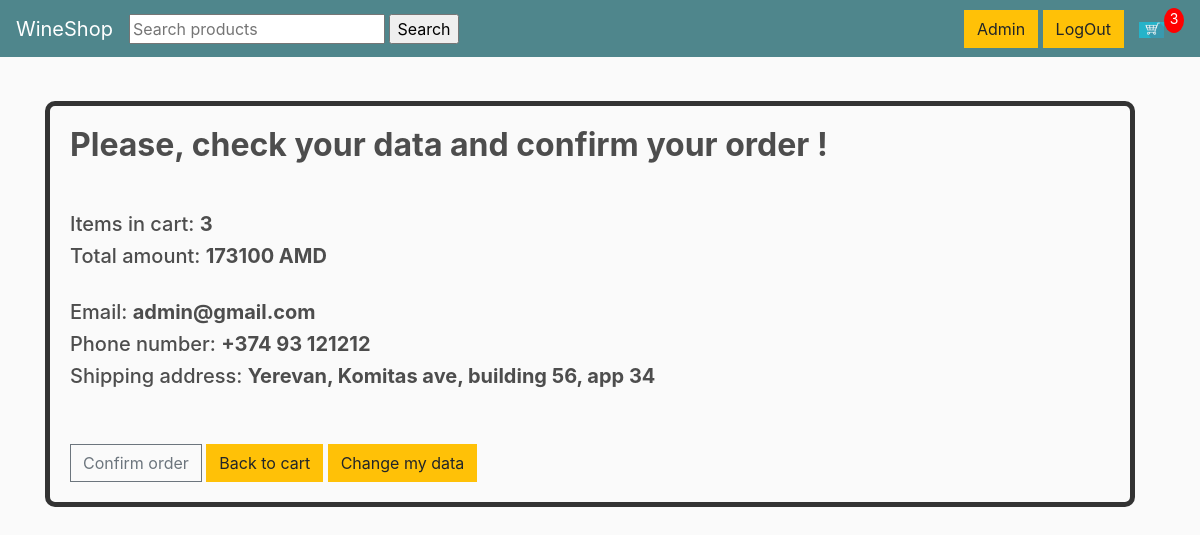
The app's page /confirm/ (signed in), older data.
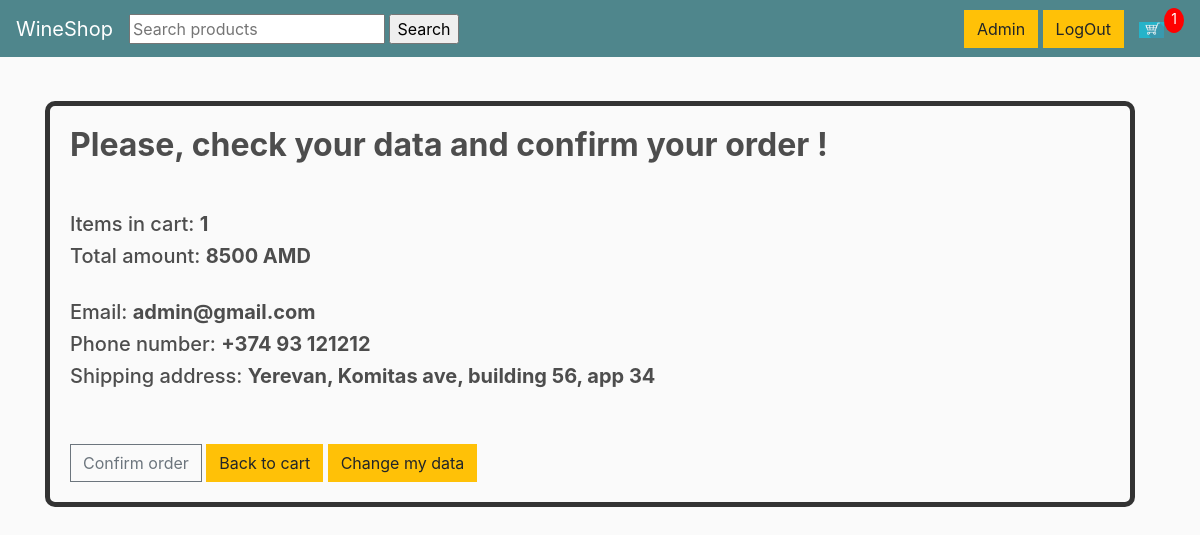
The same page, newer data.
### store/models.py (models this page shows, shortened)
class Order(models.Model):
    user = models.ForeignKey(User, on_delete=models.SET_NULL, null=True, blank=True)
    date_order = models.DateTimeField(auto_now_add=True)
    complete = models.BooleanField(default=False, null=True, blank=False)
    transaction_id = models.CharField(max_length=200, null=True)
    @property
    def get_cart_total(self):
        orderitems = self.orderitem_set.all()
        total = sum([item.get_total for item in orderitems])
        return total
    @property
    def get_cart_items(self):
        orderitems = self.orderitem_set.all()
        total = sum([item.quantity for item in orderitems])
        return total

class OrderItem(models.Model):
    product = models.ForeignKey(Product, on_delete=models.SET_NULL, blank=True, null=True)
    order = models.ForeignKey(Order, on_delete=models.SET_NULL, blank=True, null=True)
    quantity = models.IntegerField(default=0, null=True, blank=True)
    date_added = models.DateTimeField(auto_now_add=True)
    @property
    def get_total(self):
        total = self.product.price * self.quantity
        return total

class Product(models.Model):
    name = models.CharField(max_length=200, null=True)
    price = models.DecimalField(max_digits=20, decimal_places=0)
    image = models.ImageField(null=True, blank=True)
    category = models.CharField(max_length=200, null=True)
    capacity = models.IntegerField(null=True)
    country = models.CharField(max_length=200, null=True)
    brand = models.TextField(null=True)
    percent_of_alcohol = models.FloatField(null=True)

### store/views.py (the view)
# urls.py: path('confirm/', views.confirm, name='Confirm'),
@login_required()
def confirm(request):
    data = cartData(request)
    cartItems = data['cartItems']
    order = data['order']
    items = data['items']
    profile = Profile.objects.get(user=request.user.id)
    context = {'items': items, 'order': order, 'cartItems': cartItems, 'profile': profile}
    return render(request, 'store/confirm_order.html', context)

### store/utils.py (called while the page is built)
def cartData(request):
    if request.user.is_authenticated:
        user = request.user
        order, created = Order.objects.get_or_create(user=user, complete=False)
        items = order.orderitem_set.all()
        cartItems = order.get_cart_items
    else:
        cookieData = cookieCart(request)
        cartItems = cookieData['cartItems']
        order = cookieData['order']
        items = cookieData['items']
    return {'items': items, 'order': order, 'cartItems': cartItems}

### store/templates/store/confirm_order.html
{% extends 'store/main.html' %}
{% load static %}
{% block content %}
<body>
<div class="post-container">
    <div class="post-content">
        <h3 class="post-title">Please, check your data and confirm your order !</h3>
        <br>
        <p>
            <h5>Items in cart: <strong>{{ order.get_cart_items }}</strong></h5>
            <h5>Total amount: <strong>{{ order.get_cart_total }} AMD</strong></h5>
            <br>
            <h5>Email: <strong>{{ profile.email }}</strong></h5>
            <h5>Phone number: <strong>{{ profile.phone_number }}</strong></h5>
            <h5>Shipping address: <strong>{{ profile.address }}</strong></h5>
            <br>
            <br>
            <a href="{% url 'OrderCompleted' %}" class="btn btn-outline-secondary add-btn update-cart">Confirm order</a>
            <a href="{% url 'Cart' %}" class="btn btn-warning">Back to cart</a>
            <a href="{% url 'ProfileUpdate' %}" class="btn btn-warning">Change my data</a>
        </p>
   </div>
</div>
</body>
{% endblock content %}

### store/templates/store/main.html (shortened to what this page needs)
<!DOCTYPE html>
{% load static %}
<html lang="en">
<head>
    <link rel="stylesheet" href="https://stackpath.bootstrapcdn.com/bootstrap/4.4.1/css/bootstrap.min.css">
    <link rel="stylesheet" type="text/css" href="{% static 'css/main.css' %}">
</head>
<body>
    <div class="sticky-top">
    <nav class="navbar navbar-expand-lg navbar-dark bg-dark">
      <a class="navbar-brand" href="{% url 'Store' %}">WineShop</a>
      <div class="collapse navbar-collapse" id="navbarSupportedContent">
        <ul class="navbar-nav mr-auto">
          <li class="nav-item active">
          <form action="{% url 'Store' %}" method="POST">
          <input type="text" name="q" placeholder="Search products"/>
          <input type="submit" name="submit" value="Search"/>
          </form>
          </li>
        </ul>
        <div class="form-inline my-2 my-lg-0">
            {% if request.user.is_authenticated %}
            <div>
            <a href="{% url 'ProfilePage' %}" class="btn btn-warning">{{user.username}}</a>
            <a href="{% url 'LogOut' %}" class="btn btn-warning">LogOut</a>
            </div>
            {% else %}
            <div>
            <a href="{% url 'LogIn' %}" class="btn btn-warning">LogIn</a>
            <a href="{% url 'CreateUser' %}" class="btn btn-warning">Register</a>
            </div>
            {% endif %}
            <a href="{% url 'Cart' %}">
                    <img  id="cart-icon" src="{% static 'images/cart.png' %}">
        </a>
        <p id="cart-total">{{cartItems}}</p>
        </div>
      </div>
    </nav>
    </div>
        <div class="container">
            <br>
            {% block content %}
            {% endblock content %}
        </div>
</body>
</html>

Row changes from the older to the newer data that the page shows:
no longer on this page (row edited): Order: get_cart_items "3", get_cart_total "173100"
added Order: get_cart_items "1", get_cart_total "8500"
Text that changed along with them:
{{ cartItems }}: "3" → "1"
